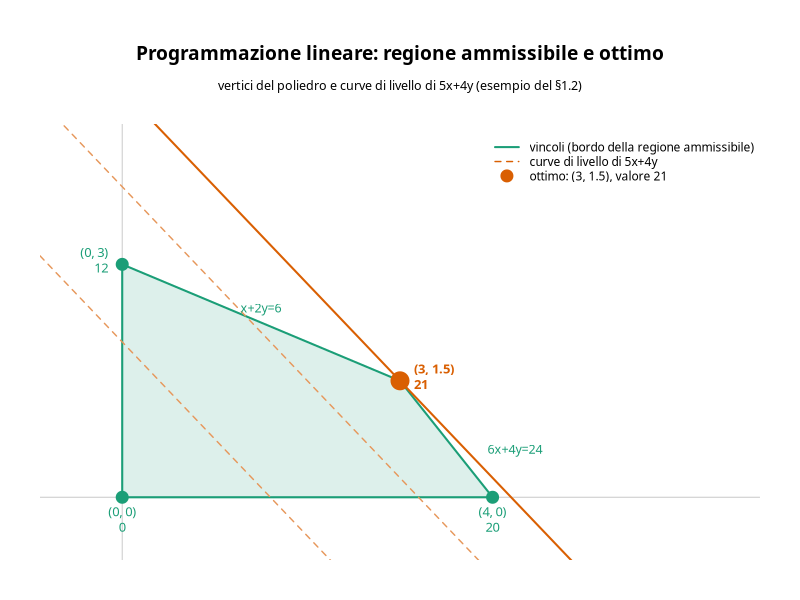

The R source for this figure:
# Genera img/ottimizzazione_lp.png: la regione ammissibile dell'esempio di
# LP (teoria_computazione/teoria_ottimizzazione.md, §1.2) con i suoi 4 vertici e tre curve di
# livello di 5x+4y, per mostrare visivamente perche' l'ottimo cade sul
# vertice (3, 1.5) dove la curva di livello tocca il poliedro per l'ultima
# volta (§1.3).

vertici <- rbind(
    c(0, 0), c(4, 0), c(3, 1.5), c(0, 3)
)
valori <- c(0, 20, 21, 12)

col_regione <- "#1b9e77"
col_livello <- "#d95f02"

schiarisci <- function(col, quantita = 0.85) {
    rgb_col <- col2rgb(col) / 255
    rgb_nuovo <- rgb_col + (1 - rgb_col) * quantita
    rgb(rgb_nuovo[1, ], rgb_nuovo[2, ], rgb_nuovo[3, ])
}

# Spectral e' il font usato dalla pagina GitHub (geoteo.net/static/style.css);
# richiede il device Cairo per essere referenziato per nome famiglia.
png("img/ottimizzazione_lp.png", width = 1800, height = 850, res = 150, type = "cairo")
par(mar = c(2, 2, 6.2, 2), family = "Spectral")
plot(NA,
    xlim = c(-0.6, 6.6), ylim = c(-0.6, 4.6),
    xlab = "", ylab = "", xaxt = "n", yaxt = "n", bty = "n"
)
mtext("Programmazione lineare: regione ammissibile e ottimo", side = 3, line = 3.0, cex = 1.15, font = 2)
mtext("vertici del poliedro e curve di livello di 5x+4y (esempio del §1.2)", side = 3, line = 1.5, cex = 0.75)

abline(h = 0, v = 0, col = "grey80")

polygon(vertici, col = schiarisci(col_regione), border = col_regione, lwd = 2)

# Tre curve di livello 5x+4y = k, disegnate sopra il riempimento del
# poligono (altrimenti il tratto dashed sparirebbe dove passa nella
# regione ammissibile): le prime due (dashed, piu' chiare) sono solo di
# passaggio, la terza (k = 21, solida) e' quella che tocca il poliedro per
# l'ultima volta, esattamente nel vertice ottimo — l'etichetta di
# quest'ultima e' gia' sul vertice, non serve ripeterla sulla retta.
for (k in c(8, 16)) {
    abline(a = k / 4, b = -5 / 4, col = schiarisci(col_livello, 0.35), lty = 2, lwd = 1.4)
}
abline(a = 21 / 4, b = -5 / 4, col = col_livello, lwd = 2)

text(3.6, 0.6, labels = "6x+4y=24", pos = 4, offset = 1.6, cex = 0.75, col = col_regione)
text(1.5, 2.25, labels = "x+2y=6", pos = 3, cex = 0.75, col = col_regione)

# I tre vertici non ottimi in teal (come il bordo della regione), l'ottimo
# in arancio (come la curva di livello che lo tocca) per legare visivamente
# vertice e curva.
for (i in seq_len(nrow(vertici))) {
    ottimo <- valori[i] == max(valori)
    x <- vertici[i, 1]
    y <- vertici[i, 2]
    col_punto <- if (ottimo) col_livello else col_regione
    points(x, y, pch = 19, cex = if (ottimo) 2.4 else 1.6, col = col_punto)
    pos_lab <- c(1, 1, 4, 2)[i]
    text(x, y,
        labels = sprintf("(%s, %s)\n%d", format(x, drop0trailing = TRUE), format(y, drop0trailing = TRUE), valori[i]),
        pos = pos_lab, offset = 0.7, cex = 0.78, font = if (ottimo) 2 else 1, col = col_punto
    )
}

legend("topright",
    legend = c("vincoli (bordo della regione ammissibile)", "curve di livello di 5x+4y", "ottimo: (3, 1.5), valore 21"),
    col = c(col_regione, col_livello, col_livello), lty = c(1, 2, NA), pch = c(NA, NA, 19),
    lwd = c(2, 1.4, NA), pt.cex = 1.6, bty = "n", cex = 0.72, inset = c(0.0, 0.02), seg.len = 2.2
)

dev.off()
